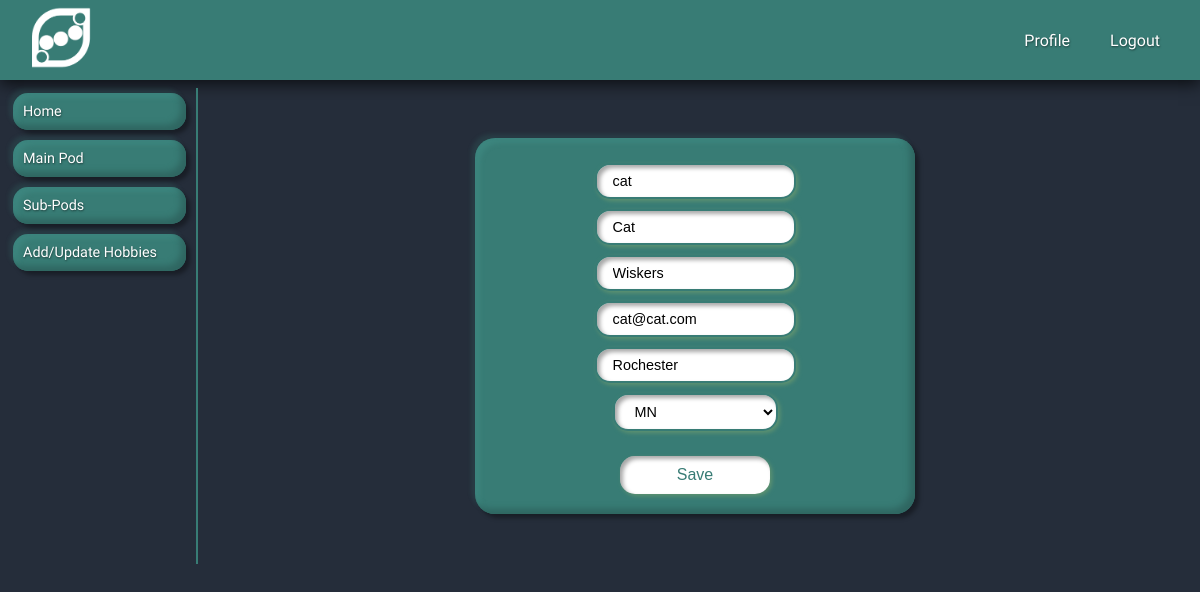
/users/edit/1 (signed in), run on an earlier commit of the app's database.
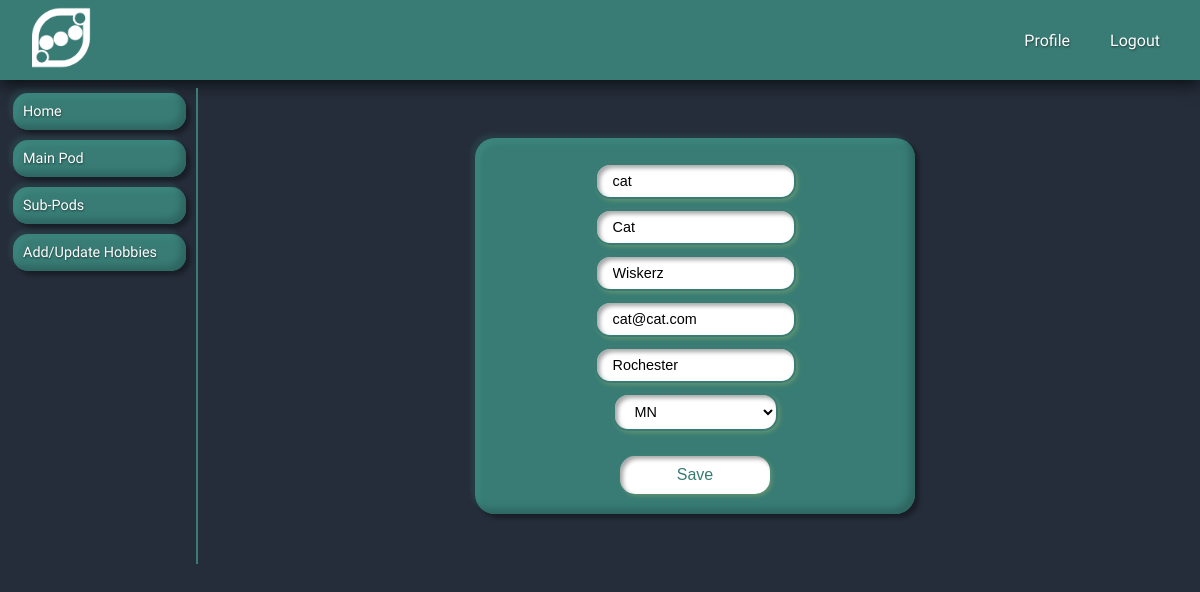
And on a later commit of the database.
### models.py (models this page shows, shortened)
class User(db.Model):
    __tablename__ = 'users'
    id = db.Column(db.Integer, primary_key=True, autoincrement=True)
    username = db.Column(db.String(20), unique=True, nullable=False)
    password = db.Column(db.Text, nullable=False)
    first_name = db.Column(db.String(50), nullable=False)
    last_name = db.Column(db.String(50), nullable=False)
    email = db.Column(db.Text, nullable=False, unique=True)
    city = db.Column(db.Text, nullable=False)
    state = db.Column(db.Text, nullable=False)
    lat_lng = db.Column(db.Text)
    pods = db.relationship('Pod', secondary="pod_users", backref='user')
    sub_pods = db.relationship('SubPod', secondary="sub_pod_users", backref='user')
    hobbies = db.relationship('Hobby', secondary='user_hobbies', backref='user')
    pod_messages = db.relationship('PodMessage', backref='pod_user')
    sub_pod_messages = db.relationship('SubPodMessage', backref='sub_pod_user')

### app.py (the view, shortened to what this page needs)
@app.route('/users/edit/<int:user_id>', methods=['GET', 'POST'])
def edit_user(user_id):
    if not g.user:
        flash("Access unauthorized.", "error")
        return redirect("/")
    if user_id != g.user.id:
        flash("Access unauthorized.", "error")
        return redirect("/")
    user, pod, pod_member = is_pod_member()
    form = EditUserForm(obj=user)
    return render_template('/users/edituser.html', form=form, user=user, pod_member=pod_member)

### forms.py
class EditUserForm(FlaskForm):
    username = StringField('Username', validators=[DataRequired()])
    first_name = StringField('First Name', validators=[DataRequired()])
    last_name = StringField('Last Name', validators=[DataRequired()])
    email = StringField('Email', validators=[Email()])
    city = StringField('City', validators=[DataRequired()])
    state = SelectField('State', choices=[(st, st) for st in states])

### app.py (called while the page is built)
def is_pod_member():
    if g.user:
        user = User.query.get(int(session[CURRENT_USER]))
        empty_tupple = (None,None,None)
        if user:
            main_pod = user.pods
            if main_pod:
                main_pod = user.pods[0]
                pod_member = PodUser.query.filter(PodUser.pod_id==main_pod.id, PodUser.user_id==user.id).first()
                if pod_member:
                    return user, main_pod, pod_member
                else:
                    return empty_tupple
            else:
                return empty_tupple

@app.before_request
def add_user_to_g():
    if CURRENT_USER in session:
        g.user = User.query.get(session[CURRENT_USER])
    else:
        g.user = None

### templates/users/edituser.html (shortened to what this page needs)
{% extends '/users/user_menu.html' %}
{% block dashboard %}
<div class="center_contents_containers">
  <form method="POST" id="user_form" class="user_forms">
    {% for field in form if field.widget.input_type != 'hidden' %}
    {{ field(placeholder=field.label.text, class="input_field") }}<br>
    {% endfor %}
    <button class="button-secondary">Save</button>
  </form>
</div>
{% endblock %}

What changed in the data, as far as the page shows it:
changed User "cat": last_name "Wiskers" → "Wiskerz"
